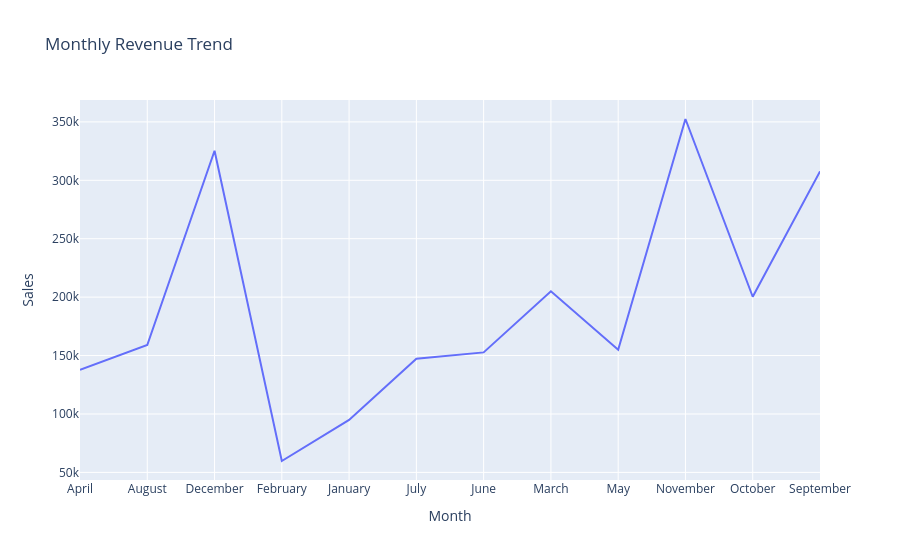

Notebook code for this chart:
### Code cell
import plotly.express as px

fig = px.line(
    monthly_sales,
    x='Month',
    y='Sales',
    title='Monthly Revenue Trend'
)

fig.show()

### Figure 1 — Plotly figure (JSON) as saved in the notebook; plotly's stock layout.template omitted (floating-point values rounded to 4 significant figures)
{"data": [{"hovertemplate": "Month=%{x}<br>Sales=%{y}<extra></extra>", "legendgroup": "", "line": {"color": "#636efa", "dash": "solid"}, "marker": {"symbol": "circle"}, "mode": "lines", "name": "", "orientation": "v", "showlegend": false, "type": "scatter", "x": ["April", "August", "December", "February", "January", "July", "June", "March", "May", "November", "October", "September"], "xaxis": "x", "y": [137800.0, 159000.0, 325300.0, 59750.0, 94920.0, 147200.0, 152700.0, 205000.0, 155000.0, 352500.0, 200300.0, 307600.0], "yaxis": "y"}], "layout": {"legend": {"tracegroupgap": 0}, "title": {"text": "Monthly Revenue Trend"}, "xaxis": {"anchor": "y", "domain": [0, 1], "title": {"text": "Month"}}, "yaxis": {"anchor": "x", "domain": [0, 1], "title": {"text": "Sales"}}}}
